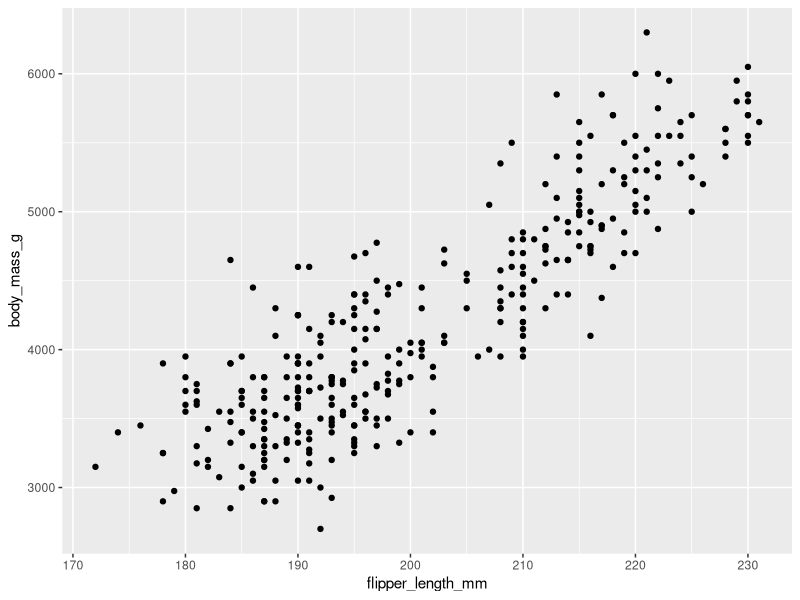
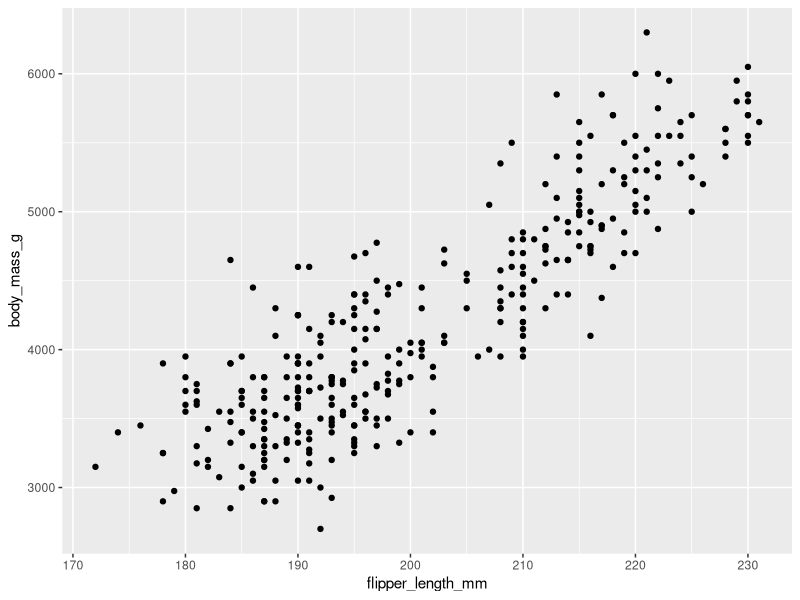
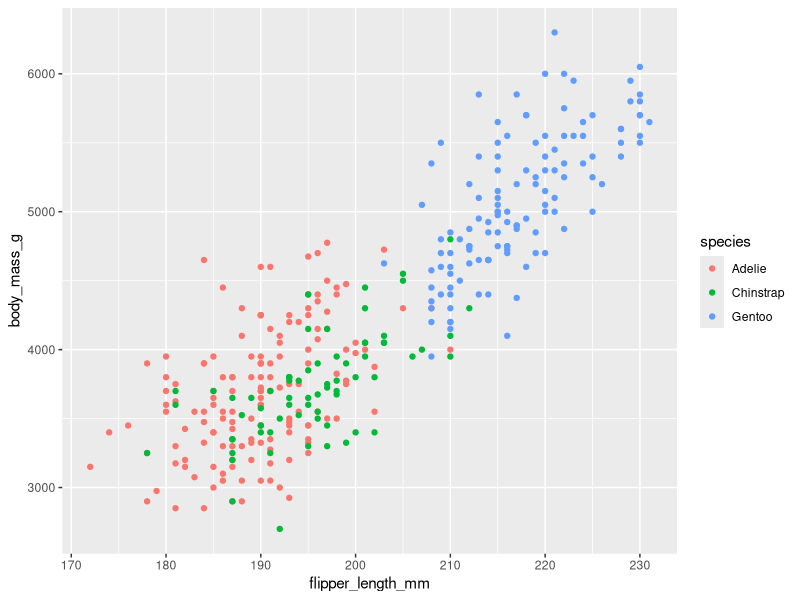
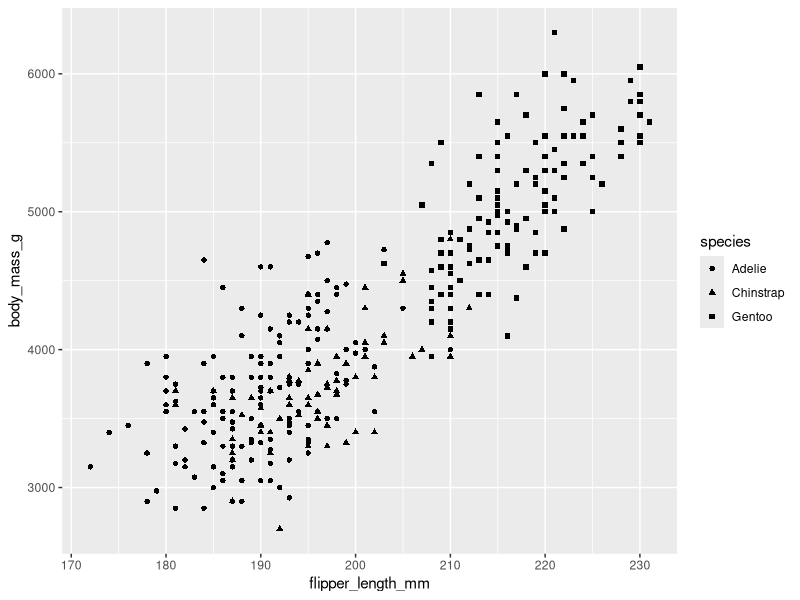
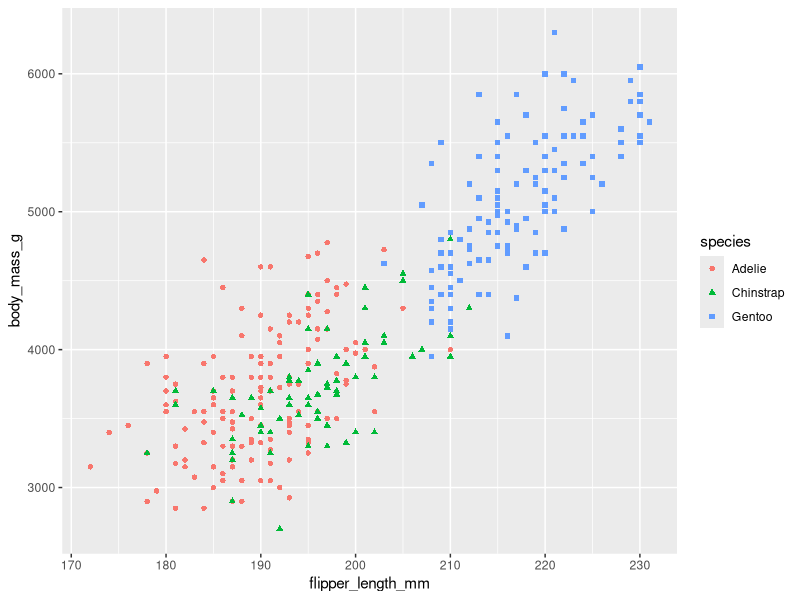
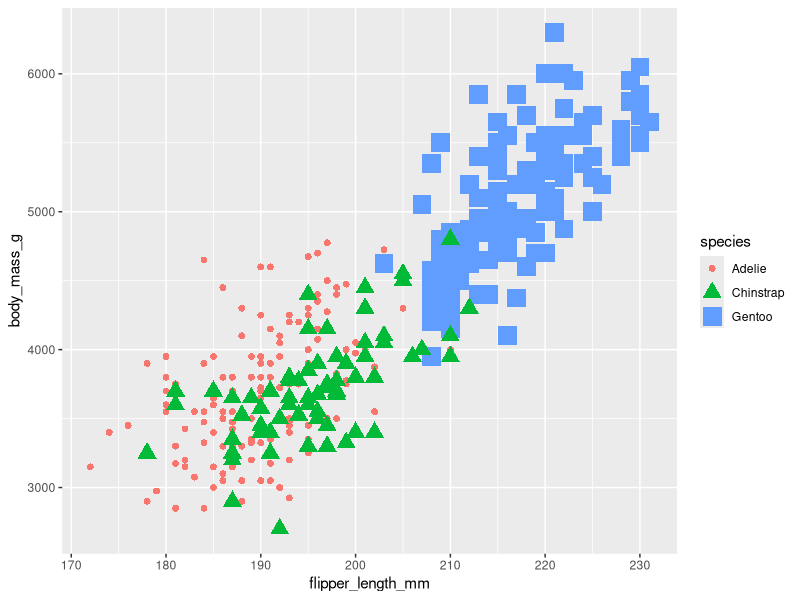
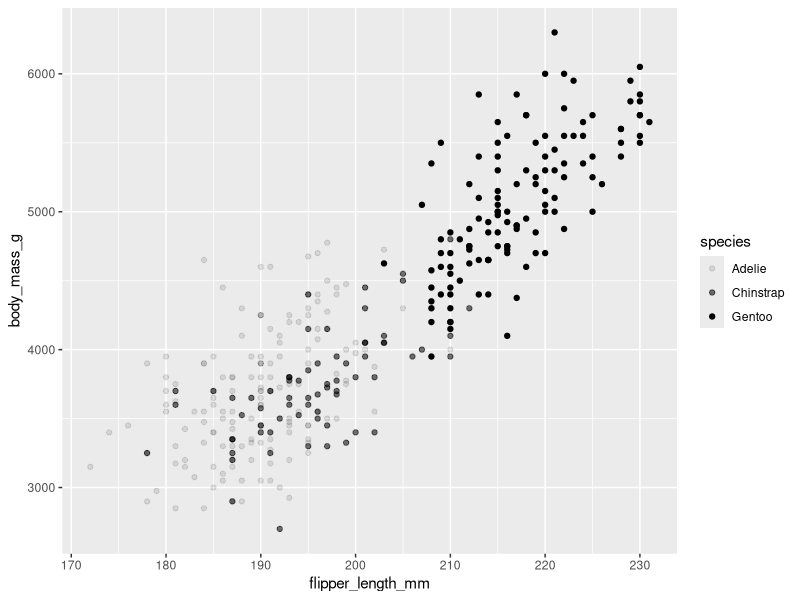
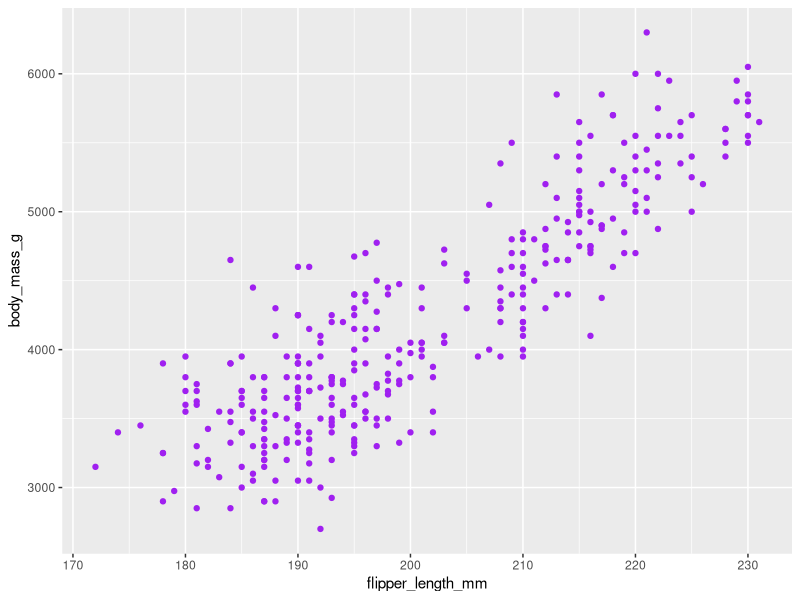

Here is the R script that generated these plots, in order:

# Install the necessary packages
install.packages("ggplot2") # package for plots
install.packages("palmerpenguins") # data package

# Load packages
library(ggplot2)
library(palmerpenguins)

# View the loaded data
data(penguins)
View(penguins)

# Create plot
# ggplot(data=penguins) : means that we will create a plot by using the penguins data
# + : this symbol means we will add a new layer to the plot
# geom_point() : select the geometrical figure by adding the geometrical function. geom_point means that a scatter plot of points will be used
# mapping = aes(x=flipper_length_mm, y = body_mass_g) : this is the mapping argument. Each geometrical function needs a mapping argument to define how the variables will be applied
ggplot(data=penguins) + geom_point(mapping = aes(x=flipper_length_mm, y = body_mass_g))

# Same plot as before by using other syntax
ggplot(data=penguins, mapping = aes(x=flipper_length_mm, y = body_mass_g)) + geom_point()

# New plot to highlight the different penguins species. This plot uses different colors
ggplot(data=penguins) + geom_point(mapping = aes(x=flipper_length_mm, y = body_mass_g, color=species))

# Same as before but using different shapes
ggplot(data=penguins) + geom_point(mapping = aes(x=flipper_length_mm, y = body_mass_g, shape=species))

# Both color and shape
ggplot(data=penguins) + geom_point(mapping = aes(x=flipper_length_mm, y = body_mass_g, shape=species, color=species))

# Also using different sizes
ggplot(data=penguins) + geom_point(mapping = aes(x=flipper_length_mm, y = body_mass_g, shape=species, color = species, size=species))

# Different transparencies
ggplot(data=penguins) + geom_point(mapping = aes(x=flipper_length_mm, y = body_mass_g, alpha=species))

# Change color of all the plot, without regards of a specific variable
ggplot(data=penguins) + geom_point(mapping = aes(x=flipper_length_mm, y = body_mass_g), color="purple")

# Using different geoms
ggplot(data=penguins) + geom_point(mapping = aes(x=flipper_length_mm, y = body_mass_g)) # scatter point
ggplot(data=penguins) + geom_smooth(mapping = aes(x=flipper_length_mm, y = body_mass_g)) # line with shadow (smooth line)

# Two geoms combined: smooth and point
ggplot(data=penguins) + 
  geom_smooth(mapping = aes(x=flipper_length_mm, y = body_mass_g)) +
  geom_point(mapping = aes(x=flipper_length_mm, y = body_mass_g))

# One line per species
ggplot(data=penguins) + geom_smooth(mapping = aes(x=flipper_length_mm, y = body_mass_g, linetype=species))

# Jittering
ggplot(data=penguins) + geom_jitter(mapping = aes(x=flipper_length_mm, y = body_mass_g))




# We will now use the diamonds dataset
# Show the count of each cut in a bar diagram
ggplot(data=diamonds) +
  geom_bar(mapping = aes(x=cut))

# Adding some color
ggplot(data=diamonds) +
  geom_bar(mapping = aes(x=cut, color=cut))

# Filling in with color (better than the previous one)
ggplot(data=diamonds) +
  geom_bar(mapping = aes(x=cut, fill=cut))

# Highlighting different variables in the plot by using colors
ggplot(data=diamonds) +
  geom_bar(mapping = aes(x=cut, fill=clarity))


# Using facets to divide the plot by species in the penguin dataset
ggplot(data=penguins, aes(x=flipper_length_mm, y = body_mass_g)) +
  geom_point(aes(color=species)) + 
  facet_wrap(~species)

# Using facets to divide the plot by cut in the diamond dataset
ggplot(data=diamonds) +
  geom_bar(mapping = aes(x=color, fill=cut)) +
  facet_wrap(~cut)

# Using facets to divide the plot by species and sex in the penguin dataset
ggplot(data=penguins, aes(x=flipper_length_mm, y = body_mass_g)) +
  geom_point(aes(color=species)) + 
  facet_wrap(sex~species)



# Adding annotations, such as title, subtitle and caption
ggplot(data=penguins) + 
  geom_point(mapping = aes(x=flipper_length_mm, y = body_mass_g, color = species))+
  labs(title = "Palmer Penguins: Body Mass vs. Flipper Length", subtitle = "Sample of three penguin species",
       caption = "Data collected by Dr. Kristen Gorman")

# Adding annotations anywhere in the image
ggplot(data=penguins) + 
  geom_point(mapping = aes(x=flipper_length_mm, y = body_mass_g, color = species))+
  labs(title = "Palmer Penguins: Body Mass vs. Flipper Length", subtitle = "Sample of three penguin species",
       caption = "Data collected by Dr. Kristen Gorman") +
  annotate("text", x=200, y=3500, label="The Gentoos are the largest", color="purple", fontface="bold", size=4.5, angle=25)

# Refactoring the code above for a good look and feel
p <- ggplot(data=penguins) + 
  geom_point(mapping = aes(x=flipper_length_mm, y = body_mass_g, color = species))+
  labs(title = "Palmer Penguins: Body Mass vs. Flipper Length", subtitle = "Sample of three penguin species",
       caption = "Data collected by Dr. Kristen Gorman")

p+annotate("text", x=210, y=3600, label="The Gentoos are the largest", color="blue", fontface="bold", size=4.5, angle=25)


# Saving the plots by using ggsave
ggsave("Three Penguin Species.png")


# Saving plots by using png
png(file = "exampleplot.png", bg = "transparent")
plot(1:10)
rect(1, 5, 3, 7, col = "white")
dev.off()

# Saving plots by using pdf
pdf(file = "/Users/username/Desktop/example.pdf",    
    width = 4,     
    height = 4) 
plot(x = 1:10,     
     y = 1:10)
abline(v = 0)
text(x = 0, y = 1, labels = "Random text")
dev.off()